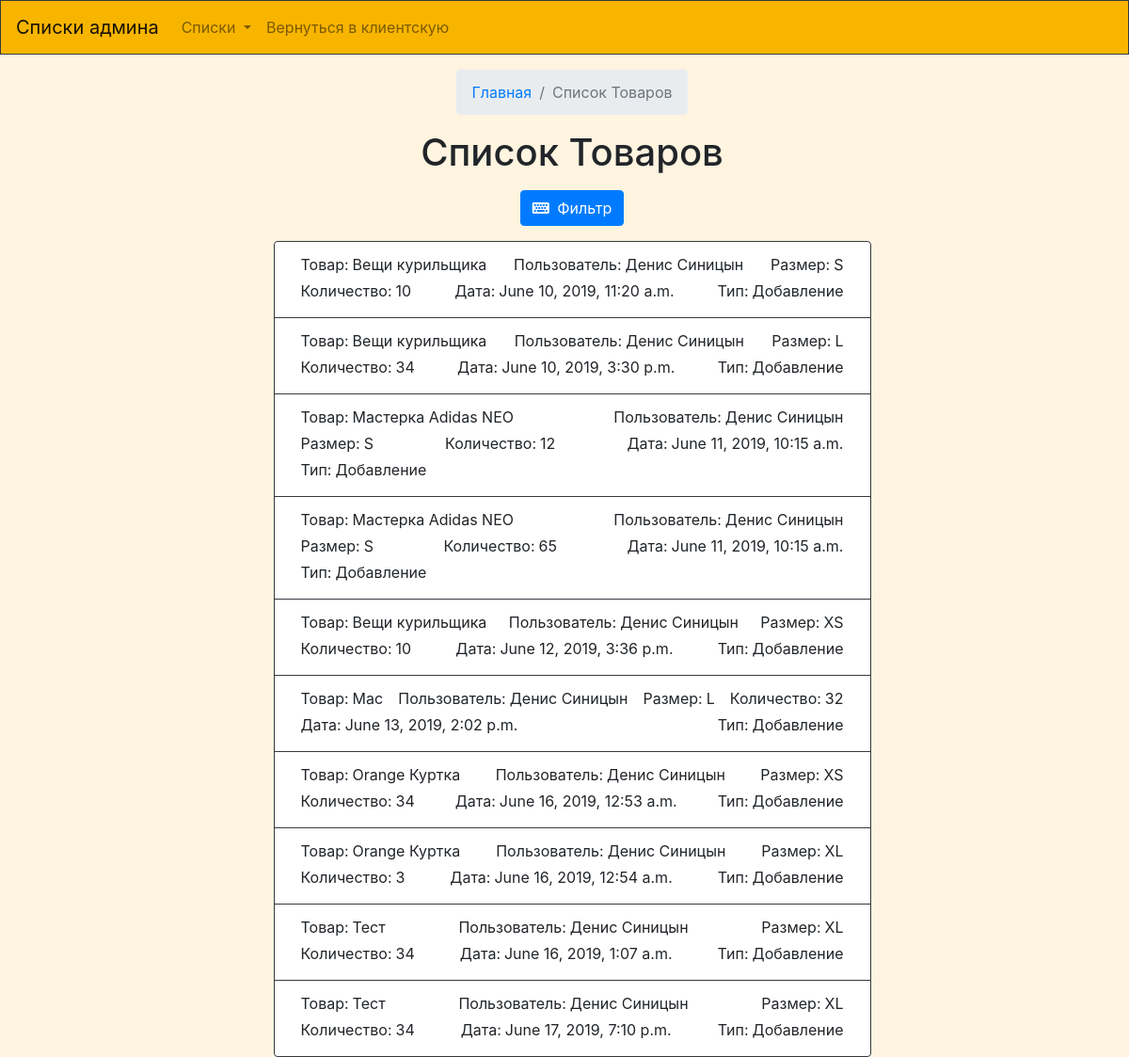
/admjournal/ (signed in), run on the app's committed database.
### firstapp/models.py (models this page shows)
class AddTovars(models.Model):
    date = models.DateTimeField()
    client = models.ForeignKey(Person, on_delete=models.SET_NULL, null=True)
    tovar = models.ForeignKey(Tovar, on_delete=models.SET_NULL, null=True)
    size = models.ForeignKey(SizeTovars, on_delete=models.SET_NULL, null=True)
    count = models.IntegerField()
    PlusMinus = models.BooleanField()

### firstapp/views.py (the view)
# urls.py: path('admjournal/', views.GetJournal),
def GetJournal(req):
    if not req.user.is_authenticated:
        return HttpResponseRedirect('/auto/')
    if req.user.person.Status != "Админ":
        return HttpResponseRedirect('/main/')
    journ = journal(req)
    dann = journ.GetTranz()
    return  render(req, "Bot_spispok-journal.html", context=dann)

### firstapp/Shifr.py (called while the page is built)
    def ProverNone(self,*args, Vozvrat = True, slov={}):
        vozvrat = {}
        if Vozvrat == True:
            for ar in args:
                vozvrat[ar.Value] = slov.get(ar.Value, ar.Ret)
        else:
            for ar in args:
                if slov.get(ar.Value) != None:
                    vozvrat[ar.Value] = slov.get(ar.Value)
        return vozvrat

    def ProverZnackMass(self, *args, slov={}):
        mass = []
        for ar in args:
            if slov.get(ar.znack) == ar.proverka:
                mass.append(ar.value)
        return mass

    def ProverkaMass (self, *args, slov={},Vozvrat = True, err = []):
        mass = []
        for ar in args:
            test = True
            for zna in err:
                if slov.get(ar.Value) == zna:
                    test = False
            if test == True:
                mass.append(slov.get(ar.Value))
            if test == False and Vozvrat == True:
                mass.append(ar.Ret)
        return mass

### firstapp/form.py (called while the page is built)
    def GetSize(self):
        siz = Size.objects.all()
        hz = []
        for s in siz:
            hz.append((s.name,s.name))
        return hz

### firstapp/views_Obr.py (called while the page is built)
    def GetTranz(self):
        dannye = self.ObrForms()
        itog = self.journ.GetMassOperations(value=True,str=int(dannye.get('str',1)),kolich=int(dannye.get('kolich',10)), personName=dannye.get('person',None),tovarName=dannye.get('tovar',None),date=dannye.get('date',None),
                                            sizeName=dannye.get('size',None),count=dannye.get('count',None),PlusMinus=dannye.get('plusminus',None))
        form = FormJournal(self.req.GET)
        formMain = FindClient(self.req.GET)
        return {"Tovars":itog,"form":form}

### templates/Bot_spispok-journal.html (shortened to what this page needs)
{% extends "Bot_base.html" %}
{% load staticfiles %}
{% load widget_tweaks %}
{% block main %}
<div class="ml-3 mt-3 d-flex flex-column align-items-center">
    <nav aria-label="breadcrumb">
        <ol class="breadcrumb">
            <li class="breadcrumb-item"><a href="#">Главная</a></li>
            <li class="breadcrumb-item active" aria-current="page">Список Товаров</li>
        </ol>
    </nav>
    <h1 class="mb-3">Список Товаров</h1>
    <div class="btn-group mb-3" role="group" aria-label="Basic example">
        <a href="#collapseFilter" class="btn btn-primary" data-toggle="collapse"> <i class="fas fa-keyboard mr-1"></i> Фильтр</a>
    </div>
    <div class="container">
        <div class="row justify-content-center">
            <div class="col-xl-7 col-lg-7 ">
                <div class="list-group">
			{% for Tovar in Tovars %}
                <a  class="list-group-item list-group-item-action flex-column align-items-start border border-dark">
                    <div class="d-flex flex-wrap justify-content-between">
                        <div class="d-flex ml-2 mr-2">
                            <p class="mb-1 ">Товар: </p>
                            <p class="mb-1 ml-1">{{Tovar.tovar__name}}</p>
                        </div>
                        <div class="d-flex ml-2 mr-2">
                            <p class="mb-1 ">Пользователь: </p>
                            <p class="mb-1 ml-1">{{Tovar.client__name}} </p>
                        </div>
						<div class="d-flex ml-2 mr-2">
                            <p class="mb-1 ">Размер: </p>
                            <p class="mb-1 ml-1">{{Tovar.size__Size__name}} </p>
                        </div>
						<div class="d-flex ml-2 mr-2">
                            <p class="mb-1 ">Количество: </p>
                            <p class="mb-1 ml-1">{{Tovar.count}} </p>
                        </div>
						<div class="d-flex ml-2 mr-2">
                            <p class="mb-1 ">Дата: </p>
                            <p class="mb-1 ml-1">{{Tovar.date}}</p>
                        </div>
						{% if Tovar.PlusMinus == True %}
						<div class="d-flex ml-2 mr-2">
                            <p class="mb-1 ">Тип: </p>
                            <p class="mb-1 ml-1">Добавление</p>
                        </div>
						{% else %}
						<div class="d-flex ml-2 mr-2">
                            <p class="mb-1 ">Тип: </p>
                            <p class="mb-1 ml-1">Убавление</p>
                        </div>
						{% endif %}
                    </div>
                </a>
			{% endfor %}
                </div>
            </div>
        </div>
    </div>
</div>
{% endblock %}
{% block js %}
 <link href="https://unpkg.com/gijgo@1.9.13/css/gijgo.min.css" rel="stylesheet" type="text/css" />
<link rel="stylesheet" href="http://bootstraptema.ru/plugins/2018/irs/ion.rangeSlider.css" />
<link rel="stylesheet" href="http://bootstraptema.ru/plugins/2018/irs/ion.rangeSlider.skin.css" />
{% endblock %}

### data on the page
AddTovars: tovar__name "Вещи курильщика", client__name "Денис Синицын", size__Size__name "S", count "10", date "June 10, 2019, 11:20 a.m.", shows "Тип:", PlusMinus "Добавление"
AddTovars: tovar__name "Вещи курильщика", client__name "Денис Синицын", size__Size__name "L", count "34", date "June 10, 2019, 3:30 p.m.", shows "Тип:", PlusMinus "Добавление"
AddTovars: tovar__name "Мастерка Adidas NEO", client__name "Денис Синицын", size__Size__name "S", count "12", date "June 11, 2019, 10:15 a.m.", shows "Тип:", PlusMinus "Добавление"
AddTovars: tovar__name "Мастерка Adidas NEO", client__name "Денис Синицын", size__Size__name "S", count "65", date "June 11, 2019, 10:15 a.m.", shows "Тип:", PlusMinus "Добавление"
AddTovars: tovar__name "Вещи курильщика", client__name "Денис Синицын", size__Size__name "XS", count "10", date "June 12, 2019, 3:36 p.m.", shows "Тип:", PlusMinus "Добавление"
AddTovars: tovar__name "Мас", client__name "Денис Синицын", size__Size__name "L", count "32", date "June 13, 2019, 2:02 p.m.", shows "Тип:", PlusMinus "Добавление"
AddTovars: tovar__name "Orange Куртка", client__name "Денис Синицын", size__Size__name "XS", count "34", date "June 16, 2019, 12:53 a.m.", shows "Тип:", PlusMinus "Добавление"
AddTovars: tovar__name "Orange Куртка", client__name "Денис Синицын", size__Size__name "XL", count "3", date "June 16, 2019, 12:54 a.m.", shows "Тип:", PlusMinus "Добавление"
AddTovars: tovar__name "Тест", client__name "Денис Синицын", size__Size__name "XL", count "34", date "June 16, 2019, 1:07 a.m.", shows "Тип:", PlusMinus "Добавление"
AddTovars: tovar__name "Тест", client__name "Денис Синицын", size__Size__name "XL", count "34", date "June 17, 2019, 7:10 p.m.", shows "Тип:", PlusMinus "Добавление"
